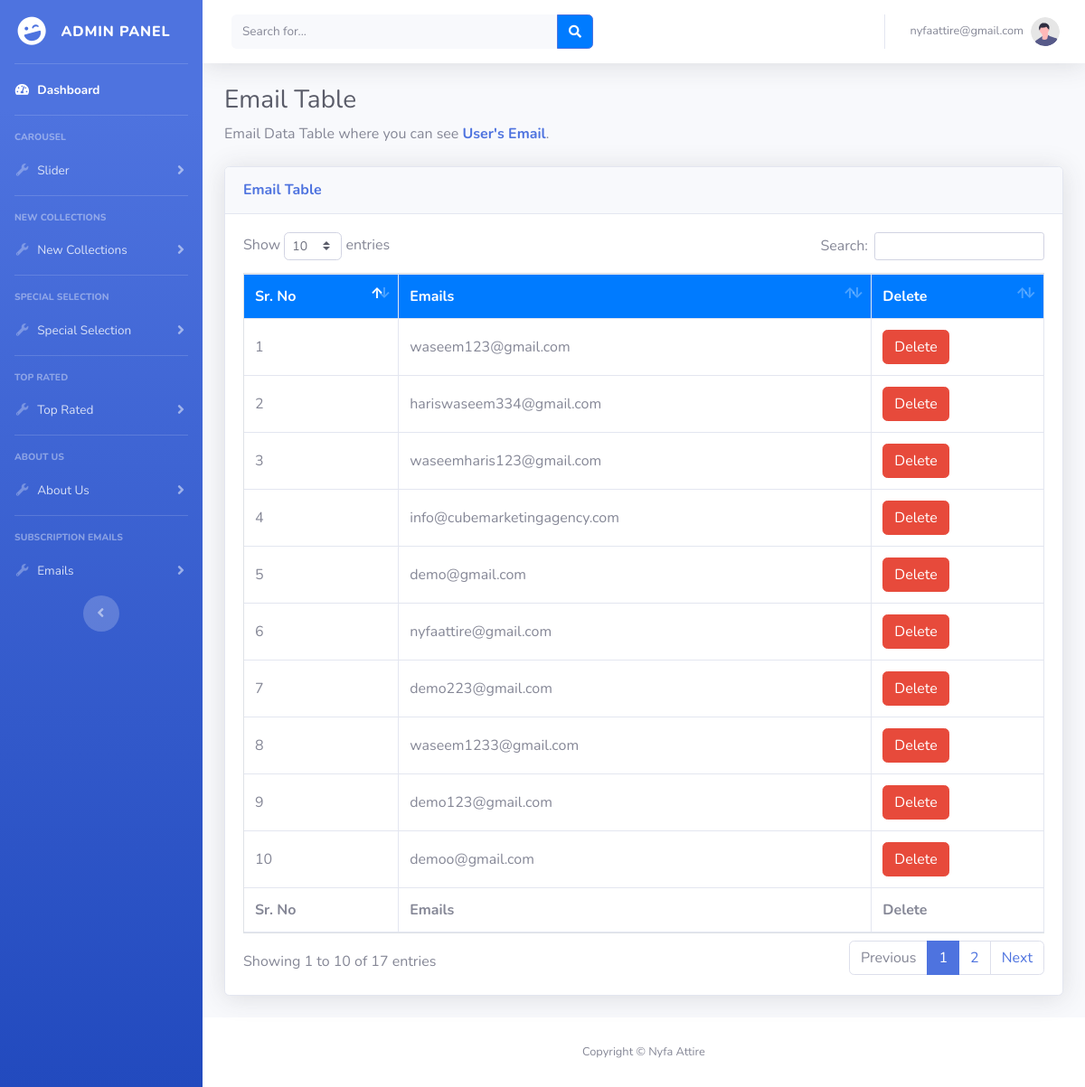
Page /admin/email_table.php (signed in) on the committed database.
### tables this page shows
CREATE TABLE `newsletter_subscriptions` (
  `id` int(11) NOT NULL,
  `email` varchar(255) NOT NULL
);

### admin/email_table.php (the view, shortened to what this page needs)
<?php
include('db.php');
$query="SELECT * FROM `newsletter_subscriptions`";
$result=mysqli_query($conn,$query);
include('includes/header.php');
include('includes/sidebar.php');
?>
  <div id="content-wrapper" class="d-flex flex-column">
<div id="content">
  <nav class="navbar navbar-expand navbar-light bg-white topbar mb-4 static-top shadow">
<form
    class="d-none d-sm-inline-block form-inline mr-auto ml-md-3 my-2 my-md-0 mw-100 navbar-search">
    <div class="input-group">
        <input type="text" class="form-control bg-light border-0 small" placeholder="Search for..."
            aria-label="Search" aria-describedby="basic-addon2">
        <div class="input-group-append">
            <button class="btn btn-primary" type="button">
                <i class="fas fa-search fa-sm"></i>
            </button>
        </div>
    </div>
</form>
<ul class="navbar-nav ml-auto">
    <li class="nav-item dropdown no-arrow">
                <a class="nav-link dropdown-toggle" href="#" id="userDropdown" role="button" data-toggle="dropdown"
                    aria-haspopup="true" aria-expanded="false">
                    <span class="mr-2 d-none d-lg-inline text-gray-600 small"><?php echo $_SESSION['email']; ?></span>
                    <img class="img-profile rounded-circle" src="img/undraw_profile.svg">
                </a>
            </li>
</ul>
</nav>
                <div class="container-fluid">
                    <h1 class="h3 mb-2 text-gray-800">Email Table</h1>
                    <p class="mb-4">Email Data Table where you can see <span class=" font-weight-bold text-primary"> User's Email</span>.
                    <div class="card shadow mb-4">
                        <div class="card-header py-3">
                            <h6 class="m-0 font-weight-bold text-primary">Email Table</h6>
                        </div>
                        <div class="card-body">
                        <div class="table-responsive">
    <table class="table table-bordered" id="dataTable" width="100%" cellspacing="0">
        <thead>
            <tr>
                <th>Sr. No</th>
                <th>Emails</th>
                <th>Delete</th>
            </tr>
        </thead>
        <tfoot>
            <tr>
                <th>Sr. No</th>
                <th>Emails</th>
                <th>Delete</th>
            </tr>
        </tfoot>
        <tbody>
        <?php
        if(mysqli_num_rows($result) > 0) {
            $sn = 1;
            while($data = mysqli_fetch_assoc($result)) {
                echo "<tr>";
                echo "<td>" . $sn . "</td>";
                echo "<td>" . $data['email'] . "</td>";
                echo "<td> <a href='javascript:void(0);' onclick='return confirmDelete(" . $data['id'] . ")'><button type='button' class='btn btn-danger'>Delete</button></a></td>";
                echo "</tr>";
                $sn++;
            }
        } else {
            echo "<tr><td colspan='4'>No matching records found</td></tr>";
        }
        ?>
        </tbody>
    </table>
</div>
                        </div>
                    </div>
                </div>
</div>
    <?php
include('includes/footer.php');
?>

### rows in the picture
newsletter_subscriptions: email "waseem123@gmail.com"
newsletter_subscriptions: email "hariswaseem334@gmail.com"
newsletter_subscriptions: email "waseemharis123@gmail.com"
newsletter_subscriptions: email "info@cubemarketingagency.com"
newsletter_subscriptions: email "demo@gmail.com"
newsletter_subscriptions: email "nyfaattire@gmail.com"
newsletter_subscriptions: email "demo223@gmail.com"
newsletter_subscriptions: email "waseem1233@gmail.com"
newsletter_subscriptions: email "demo123@gmail.com"
newsletter_subscriptions: email "demoo@gmail.com"

### other values in the picture
$_SESSION['email'] "nyfaattire@gmail.com"
